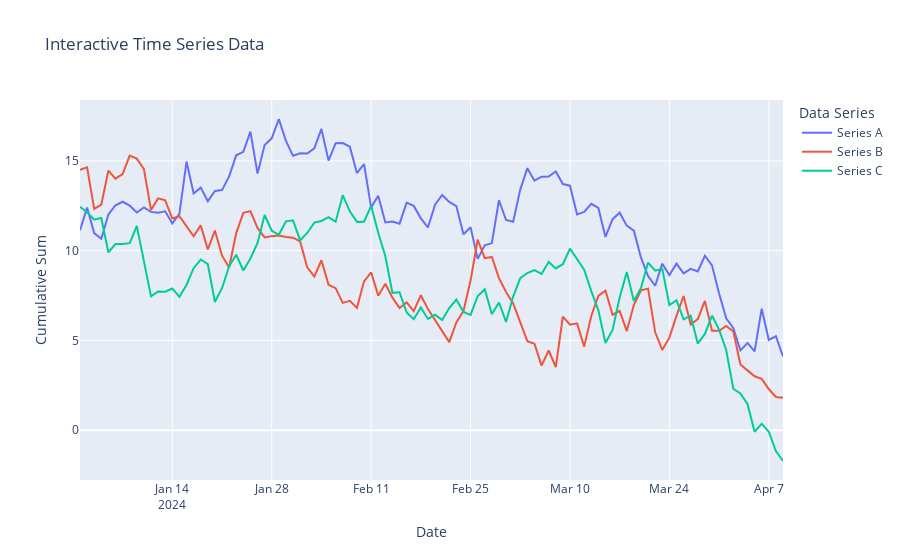

The notebook cell this image was saved under:
### Markdown cell above
### Interactive Line Plots with Multiple Series

Line plots with plotly allow you to interactively toggle series on and off.

### Code cell
# Create sample time series data
dates = pd.date_range('2024-01-01', periods=100)

time_series_data = pd.DataFrame({
    'Date': dates,
    'Series A': np.cumsum(rng.standard_normal(100)) + 10,
    'Series B': np.cumsum(rng.standard_normal(100)) + 15,
    'Series C': np.cumsum(rng.standard_normal(100)) + 12
})

# Melt the data for plotly format
melted_data = time_series_data.melt(id_vars=['Date'], 
                                     var_name='Series', 
                                     value_name='Value')

# Create interactive line plot
fig = px.line(melted_data, x='Date', y='Value', color='Series',
               title='Interactive Time Series Data',
               labels={'Value': 'Cumulative Sum', 'Series': 'Data Series'})

fig.show()
